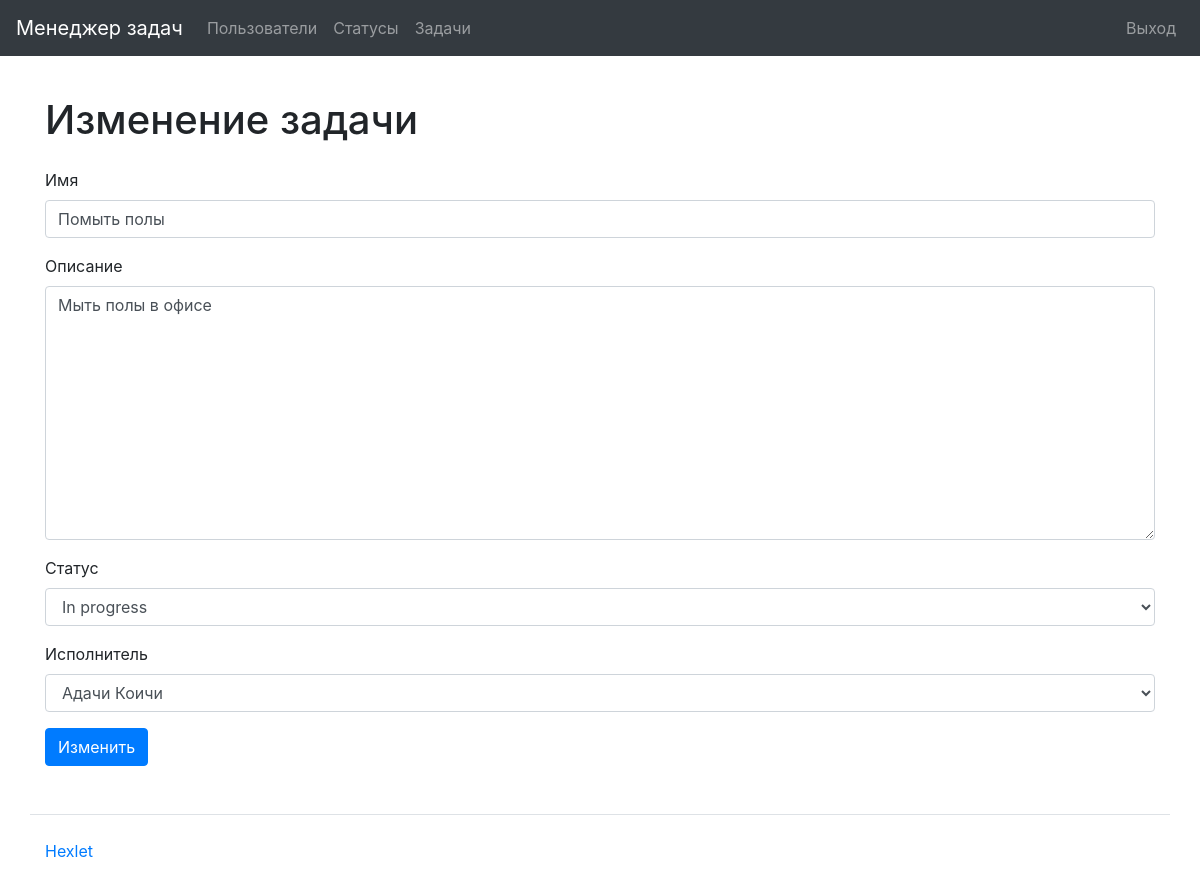
/tasks/2/update/ (signed in), run on the app's committed database.
### task_manager/tasks/models.py (models this page shows, shortened)
class Task(models.Model):
    name = models.CharField(
        max_length=150,
        blank=False,
        unique=True,
        verbose_name=_('Name')
    )
    description = models.TextField(
        max_length=10000,
        blank=True,
        verbose_name=_('Description')
    )
    date_created = models.DateTimeField(
        auto_now_add=True,
        verbose_name=_('Creation date')
    )
    author = models.ForeignKey(
        User,
        on_delete=models.PROTECT,
        related_name='author',
        verbose_name=_('Author')
    )
    status = models.ForeignKey(
        Status,
        on_delete=models.PROTECT,
        related_name='statuses',
        verbose_name=_('Status')
    )
    executor = models.ForeignKey(
        User,
        on_delete=models.PROTECT,
        related_name='executor',
        verbose_name=_('Executor')
    )
    class Meta:
        verbose_name = _('Task')
        verbose_name_plural = _('Tasks')

### task_manager/statuses/models.py (models this page shows)
class Status(models.Model):
    name = models.CharField(
        max_length=150,
        unique=True,
        blank=False,
        verbose_name=_('Name'),
    )
    date_created = models.DateTimeField(
        auto_now_add=True,
        verbose_name=_('Creation date')
    )
    def __str__(self):
        return self.name
    class Meta:
        verbose_name = _('Status')
        verbose_name_plural = _('Statuses')

### task_manager/tasks/views.py (the view)
# urls.py: path('<int:pk>/update/', TaskUpdateView.as_view(), name='task_update'),
class TaskUpdateView(AuthRequiredMixin, SuccessMessageMixin, UpdateView):
    template_name = 'tasks/create.html'
    model = Task
    form_class = TaskForm
    success_url = reverse_lazy('tasks_list')
    success_message = _('Task successfully changed')
    extra_context = {
        'title': _('Task change'),
        'button_text': _('Change'),
    }

### task_manager/tasks/forms.py
class TaskForm(forms.ModelForm):
    class Meta:
        model = Task
        fields = (
            'name',
            'description',
            'status',
            'executor'
        )

### task_manager/mixins.py (called while the page is built)
    def dispatch(self, request, *args, **kwargs):
        if not request.user.is_authenticated:
            messages.error(request, self.auth_message)
            return redirect(reverse_lazy('login'))
        return super().dispatch(request, *args, **kwargs)

### task_manager/users/models.py (called while the page is built)
    def __str__(self):
        return self.get_full_name()

### task_manager/templates/tasks/create.html (shortened to what this page needs)
{% extends "base.html" %}
{% load bootstrap4 %}
{% load i18n %}
{% block content %}
    <h1 class="my-4">{{ title }}</h1>
    <form method="post">
        {% bootstrap_form form %}
        {% bootstrap_button button_text button_type="submit" button_class="btn btn-primary" %}
    </form>
{% endblock %}

### data on the page
Task: name "Помыть полы", description "Мыть полы в офисе", status "In progress", executor "Адачи Коичи"

### other printed values
{{ title }} "Изменение задачи"
